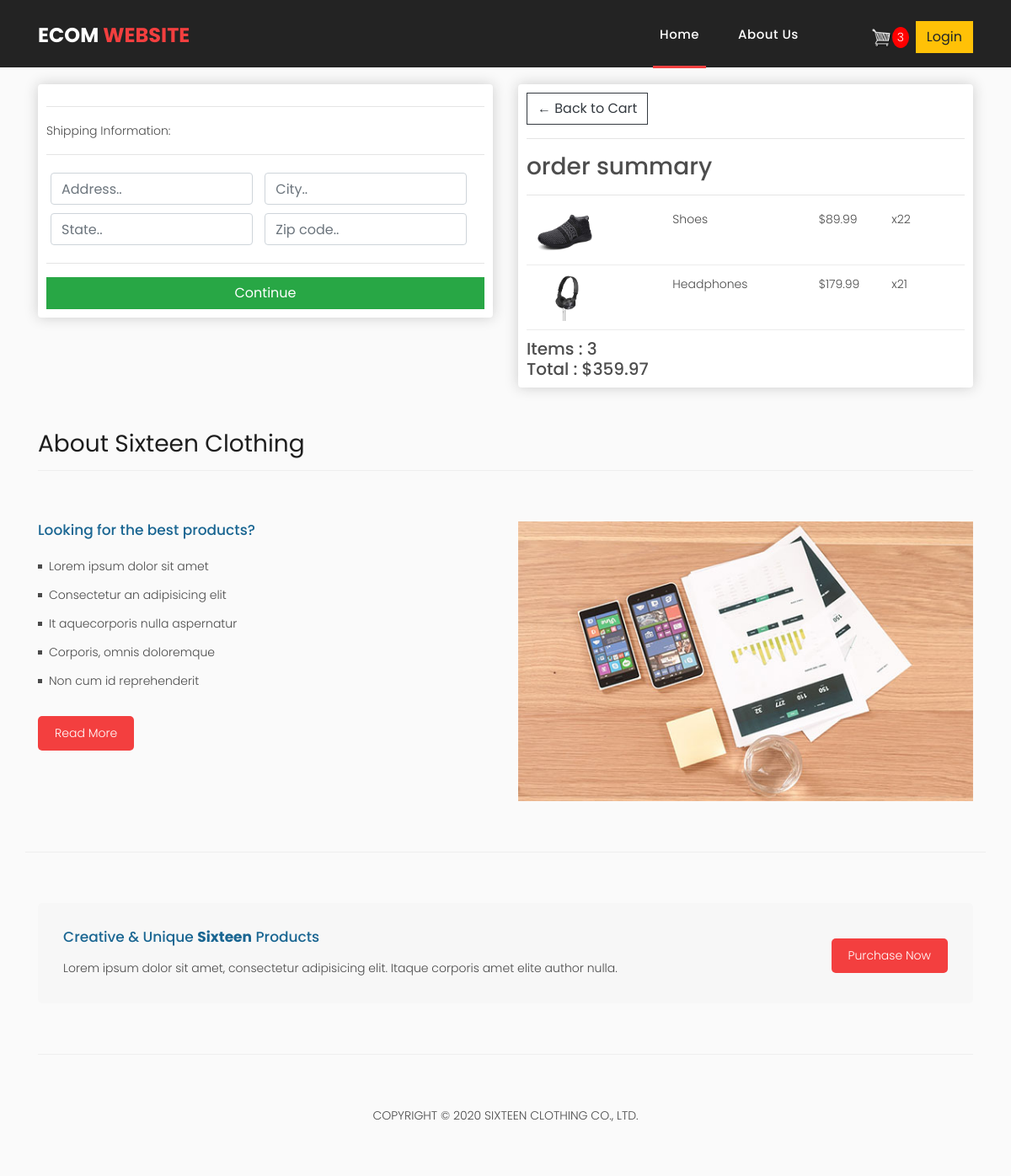
Screenshot of /checkout/ (signed in) with the database file from the repository.
### store/models.py (models this page shows, shortened)
class OrderItem(models.Model):
    product  = models.ForeignKey(Product, on_delete=models.SET_NULL, blank=True, null=True)
    order = models.ForeignKey(Order, on_delete=models.SET_NULL, blank=True, null=True)
    quantity = models.IntegerField(default=0, null=True, blank=True)
    date_added = models.DateTimeField(auto_now_add=True)
    @property
    def get_total(self):
        total = self.product.price * self.quantity
        return total

class Product(models.Model):
    name = models.CharField(max_length=200, null=True)
    price = models.DecimalField(max_digits=7, decimal_places=2)
    digital = models.BooleanField(default=False, null=True, blank=False)
    description = models.TextField(null=True, blank=True)
    image = models.ImageField(null=True, blank=True)
    @property
    def imageURL(self):
        try:
            url = self.image.url
        except:
            url = ''
        return url

class Order(models.Model):
    customer  = models.ForeignKey(Customer, on_delete=models.SET_NULL, blank=True, null=True)
    date_ordered = models.DateTimeField(auto_now_add=True)
    complete =models.BooleanField(default=False, null=True, blank=False)
    transfaction_id = models.CharField(max_length=200, null=True)
    @property
    def shipping(self):
        shipping = False
        orderItems = self.orderitem_set.all()
        for i in orderItems:
            if i.product.digital == False:
                shipping = True
        return shipping
    @property
    def get_cart_total(self):
        order_items = self.orderitem_set.all()
        total = sum([item.get_total for item in order_items])
        return total
    @property
    def get_cart_items(self):
        order_items = self.orderitem_set.all()
        total = sum([item.quantity for item in order_items])
        return total

### store/views.py (the view)
# urls.py: path('checkout/', views.checkout, name="checkout"),
def checkout(request):
    data = cartData(request)
    cartItems = data['cartItems']
    order = data['order']
    items = data['items']
    context = {'items':items, 'order':order, 'cartItems':cartItems, 'shipping': False}
    return render(request, 'store/checkout.html', context)

### store/utils.py (called while the page is built)
def cartData(request):
    if request.user.is_authenticated:
        customer = request.user.customer
        order, created = Order.objects.get_or_create(customer=customer, complete=False)
        items = order.orderitem_set.all()
        cartItems = order.get_cart_items
    else:
        items = []
        order = {'get_cart_total':0, 'get_cart_items':0}
        cartItems = order['get_cart_items']
    return {'cartItems':cartItems, 'order': order, 'items': items}

### store/templates/store/checkout.html (shortened to what this page needs)
{% extends 'store/index.html' %}
{% load static %}
{% block content %}
<div class="container">
    <div class="row">
        <div class="col-lg-6" style="margin-top: 100px;">
            <div class="box-element" id="form-wrapper">
                <form id="form">
                    <div id="shipping-info">
                        <hr>
                        <p>Shipping Information:</p>
                        <hr>
                        <div class="form-field">
                            <input class="form-control" type="text" name="address" placeholder="Address..">
                        </div>
                        <div class="form-field">
                            <input class="form-control" type="text" name="city" placeholder="City..">
                        </div>
                        <div class="form-field">
                            <input class="form-control" type="text" name="state" placeholder="State..">
                        </div>
                        <div class="form-field">
                            <input class="form-control" type="text" name="zipcode" placeholder="Zip code..">
                        </div>
                    </div>
                    <hr>
                    <input id="form-button" class="btn btn-success btn-block" type="submit" value="Continue">
                </form>
            </div>
            <br>
        </div>
        <div class="col-lg-6" style="margin-top: 100px;">
            <div class="box-element">
                <a class="btn btn-outline-dark" href="{% url 'cart' %}">&#x2190; Back to Cart</a>
                <hr>
                <h3>order summary</h3>
                <hr>
                {% for item in items %}
                    <div class="cart-row">
                        <div style="flex:2"><img class="row-image" src="{{item.product.imageURL}}"></div>
                        <div style="flex:2">
                            <p>{{item.product.name}}</p>
                        </div>
                        <div style="flex:1">
                            <p>${{item.product.price}}</p>
                        </div>
                        <div style="flex:1">
                            <p>x2{{item.quantity}}</p>
                        </div>
                    </div>
                {% endfor %}
                <h5>Items : {{order.get_cart_items}}</h5>
                <h5>Total : ${{order.get_cart_total|floatformat:2}}</h5>
            </div>
        </div>
    </div>
</div>
{% endblock content %}

### static/assets/css/templatemo-sixteen.css (style rules this page uses)
body { font-family: 'Poppins', sans-serif; overflow-x: hidden; text-rendering: optimizeLegibility; -webkit-font-smoothing: antialiased; -moz-osx-font-smoothing: grayscale; }
p { margin-bottom: 0px; font-size: 14px; font-weight: 300; color: #4a4a4a; line-height: 24px; }
a { text-decoration: none!important; }
h1,h2,h3,h4,h5,h6 { margin: 0px; }

### static/css/main.css (style rules this page uses)
body { background-color: hsl(0, 0%, 98%); }
h1, h2, h3, h4, h5, h6 { color: hsl(0, 0%, 30%); }
.box-element { box-shadow: hsl(0, 0%, 80%) 0 0 16px; background-color: #fff; border-radius: 4px; padding: 10px; }
.col-lg-4, .col-lg-6, .col-lg-8, .col-lg-12 { margin-top: 10px; }
.btn { border-radius: 0; }
.row-image { width: 100px; }
.form-field { width: 250px; display: inline-block; padding: 5px; }
.cart-row { display: flex; align-items: flex-stretch; padding-bottom: 10px; margin-bottom: 10px; border-bottom: 1px solid #ececec; }

### rows the page displays
OrderItem: product.imageURL (picture), product.name "Shoes", product.price "89.99", quantity "2"
OrderItem: product.imageURL (picture), product.name "Headphones", product.price "179.99", quantity "1"
Order: get_cart_items "3", get_cart_total "359.97"

### other values shown
{{ cartItems }} "3"
